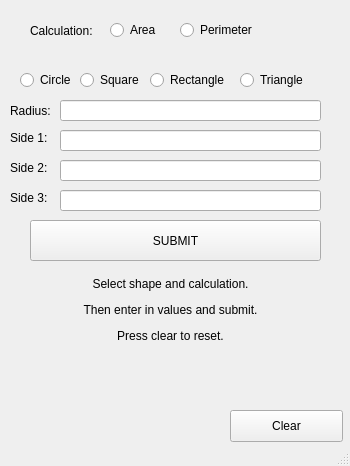
<?xml version="1.0" encoding="UTF-8"?>
<ui version="4.0">
 <class>MainWindow</class>
 <widget class="QMainWindow" name="MainWindow">
  <property name="enabled">
   <bool>true</bool>
  </property>
  <property name="geometry">
   <rect>
    <x>0</x>
    <y>0</y>
    <width>350</width>
    <height>466</height>
   </rect>
  </property>
  <property name="minimumSize">
   <size>
    <width>350</width>
    <height>466</height>
   </size>
  </property>
  <property name="maximumSize">
   <size>
    <width>350</width>
    <height>466</height>
   </size>
  </property>
  <property name="windowTitle">
   <string>Shapes Calculator</string>
  </property>
  <widget class="QWidget" name="centralwidget">
   <widget class="QLabel" name="label_radius">
    <property name="enabled">
     <bool>true</bool>
    </property>
    <property name="geometry">
     <rect>
      <x>10</x>
      <y>100</y>
      <width>60</width>
      <height>21</height>
     </rect>
    </property>
    <property name="text">
     <string>Radius:</string>
    </property>
   </widget>
   <widget class="QLabel" name="label_side1">
    <property name="geometry">
     <rect>
      <x>10</x>
      <y>130</y>
      <width>60</width>
      <height>16</height>
     </rect>
    </property>
    <property name="text">
     <string>Side 1:</string>
    </property>
   </widget>
   <widget class="QLabel" name="label_side2">
    <property name="geometry">
     <rect>
      <x>10</x>
      <y>160</y>
      <width>60</width>
      <height>16</height>
     </rect>
    </property>
    <property name="text">
     <string>Side 2:</string>
    </property>
   </widget>
   <widget class="QLabel" name="label_side3">
    <property name="geometry">
     <rect>
      <x>10</x>
      <y>190</y>
      <width>60</width>
      <height>16</height>
     </rect>
    </property>
    <property name="text">
     <string>Side 3:</string>
    </property>
   </widget>
   <widget class="QLineEdit" name="input_radius">
    <property name="geometry">
     <rect>
      <x>60</x>
      <y>100</y>
      <width>261</width>
      <height>21</height>
     </rect>
    </property>
   </widget>
   <widget class="QLineEdit" name="input_side1">
    <property name="enabled">
     <bool>true</bool>
    </property>
    <property name="geometry">
     <rect>
      <x>60</x>
      <y>130</y>
      <width>261</width>
      <height>21</height>
     </rect>
    </property>
   </widget>
   <widget class="QLineEdit" name="input_side2">
    <property name="geometry">
     <rect>
      <x>60</x>
      <y>160</y>
      <width>261</width>
      <height>21</height>
     </rect>
    </property>
   </widget>
   <widget class="QLineEdit" name="input_side3">
    <property name="geometry">
     <rect>
      <x>60</x>
      <y>190</y>
      <width>261</width>
      <height>21</height>
     </rect>
    </property>
   </widget>
   <widget class="QRadioButton" name="radioButton_circle">
    <property name="enabled">
     <bool>true</bool>
    </property>
    <property name="geometry">
     <rect>
      <x>20</x>
      <y>70</y>
      <width>91</width>
      <height>20</height>
     </rect>
    </property>
    <property name="text">
     <string>Circle</string>
    </property>
    <attribute name="buttonGroup">
     <string notr="true">shapes_button</string>
    </attribute>
   </widget>
   <widget class="QRadioButton" name="radioButton_square">
    <property name="geometry">
     <rect>
      <x>80</x>
      <y>70</y>
      <width>100</width>
      <height>20</height>
     </rect>
    </property>
    <property name="text">
     <string>Square</string>
    </property>
    <attribute name="buttonGroup">
     <string notr="true">shapes_button</string>
    </attribute>
   </widget>
   <widget class="QRadioButton" name="radioButton_rectangle">
    <property name="geometry">
     <rect>
      <x>150</x>
      <y>70</y>
      <width>100</width>
      <height>20</height>
     </rect>
    </property>
    <property name="text">
     <string>Rectangle</string>
    </property>
    <attribute name="buttonGroup">
     <string notr="true">shapes_button</string>
    </attribute>
   </widget>
   <widget class="QRadioButton" name="radioButton_triangle">
    <property name="geometry">
     <rect>
      <x>240</x>
      <y>70</y>
      <width>100</width>
      <height>20</height>
     </rect>
    </property>
    <property name="text">
     <string>Triangle</string>
    </property>
    <attribute name="buttonGroup">
     <string notr="true">shapes_button</string>
    </attribute>
   </widget>
   <widget class="QPushButton" name="button_submit">
    <property name="geometry">
     <rect>
      <x>30</x>
      <y>220</y>
      <width>291</width>
      <height>41</height>
     </rect>
    </property>
    <property name="text">
     <string>SUBMIT</string>
    </property>
    <property name="checkable">
     <bool>true</bool>
    </property>
   </widget>
   <widget class="QPushButton" name="button_clear">
    <property name="geometry">
     <rect>
      <x>230</x>
      <y>410</y>
      <width>113</width>
      <height>32</height>
     </rect>
    </property>
    <property name="text">
     <string>Clear</string>
    </property>
    <property name="checkable">
     <bool>true</bool>
    </property>
   </widget>
   <widget class="QLabel" name="label_output">
    <property name="geometry">
     <rect>
      <x>50</x>
      <y>260</y>
      <width>241</width>
      <height>101</height>
     </rect>
    </property>
    <property name="text">
     <string>&lt;html&gt;&lt;head/&gt;&lt;body&gt;&lt;p align=&quot;center&quot;&gt;Select shape and calculation.&lt;/p&gt;&lt;p align=&quot;center&quot;&gt;Then enter in values and submit.&lt;/p&gt;&lt;p align=&quot;center&quot;&gt;Press clear to reset.&lt;/p&gt;&lt;/body&gt;&lt;/html&gt;</string>
    </property>
   </widget>
   <widget class="QLabel" name="label">
    <property name="geometry">
     <rect>
      <x>30</x>
      <y>20</y>
      <width>81</width>
      <height>21</height>
     </rect>
    </property>
    <property name="text">
     <string>Calculation:</string>
    </property>
    <property name="textFormat">
     <enum>Qt::AutoText</enum>
    </property>
   </widget>
   <widget class="QRadioButton" name="radioButton_area">
    <property name="geometry">
     <rect>
      <x>110</x>
      <y>20</y>
      <width>51</width>
      <height>20</height>
     </rect>
    </property>
    <property name="text">
     <string>Area</string>
    </property>
    <attribute name="buttonGroup">
     <string notr="true">calculation_button</string>
    </attribute>
   </widget>
   <widget class="QRadioButton" name="radioButton_perimeter">
    <property name="geometry">
     <rect>
      <x>180</x>
      <y>20</y>
      <width>81</width>
      <height>20</height>
     </rect>
    </property>
    <property name="text">
     <string>Perimeter</string>
    </property>
    <attribute name="buttonGroup">
     <string notr="true">calculation_button</string>
    </attribute>
   </widget>
  </widget>
  <widget class="QStatusBar" name="statusbar">
   <property name="enabled">
    <bool>true</bool>
   </property>
  </widget>
 </widget>
 <resources/>
 <connections/>
 <buttongroups>
  <buttongroup name="shapes_button"/>
  <buttongroup name="calculation_button"/>
 </buttongroups>
</ui>
